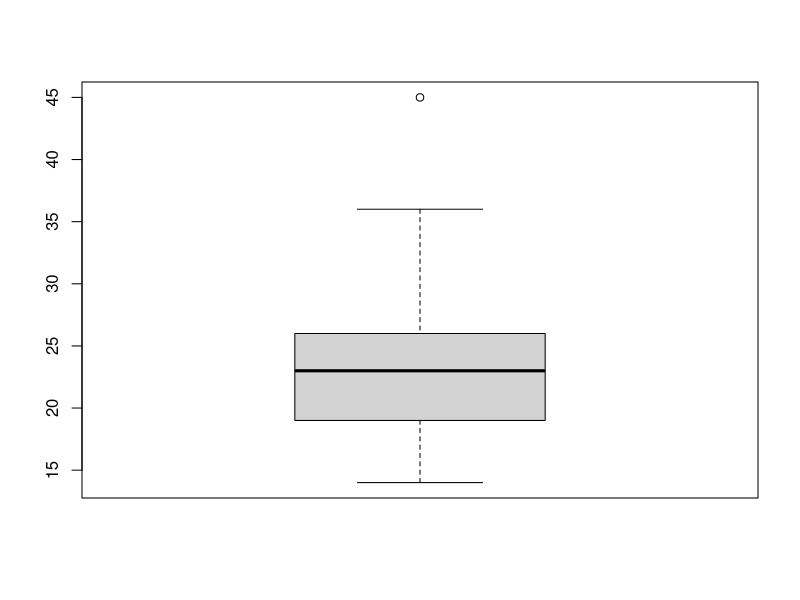
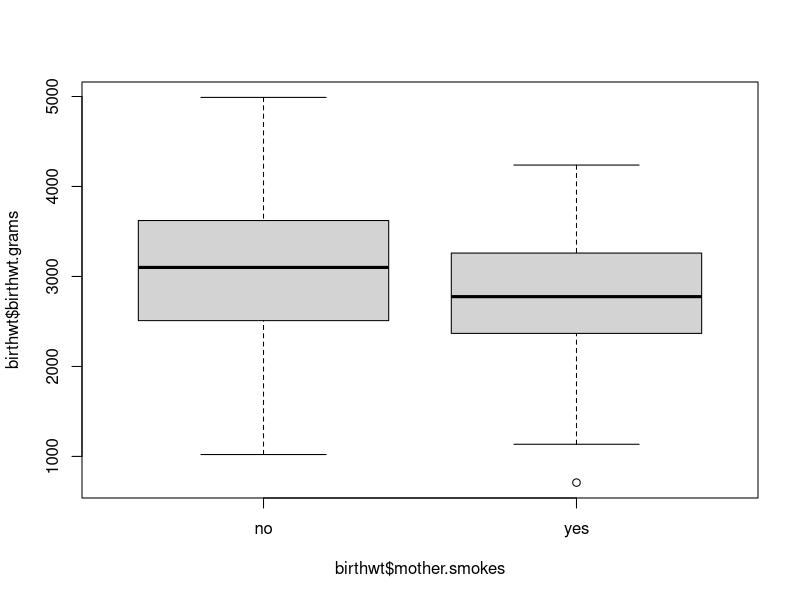
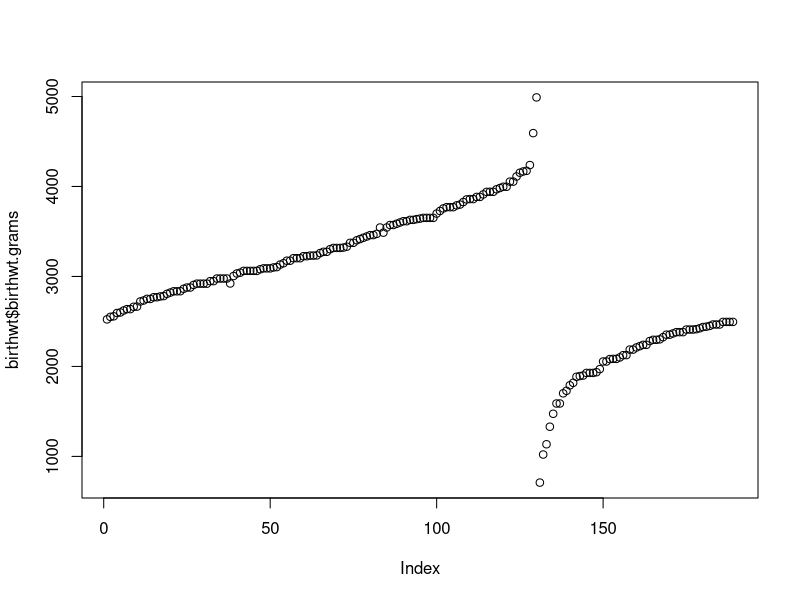
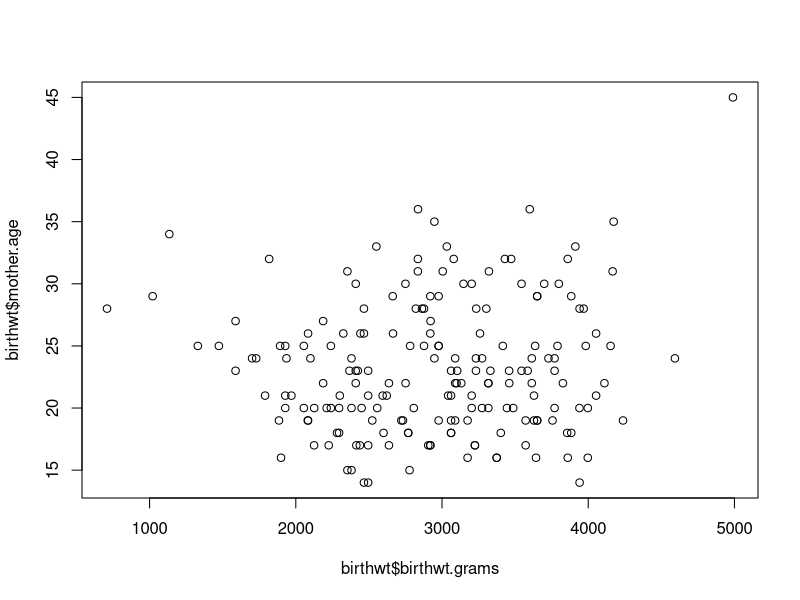
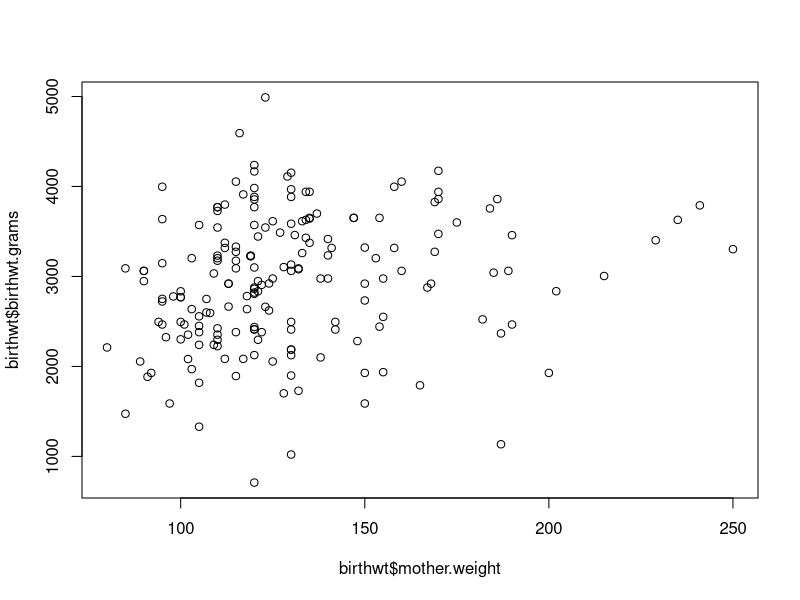
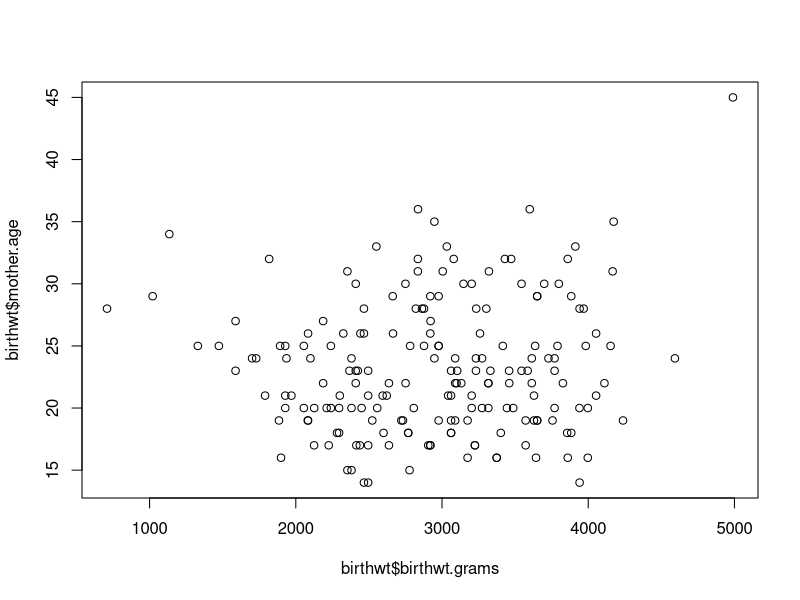
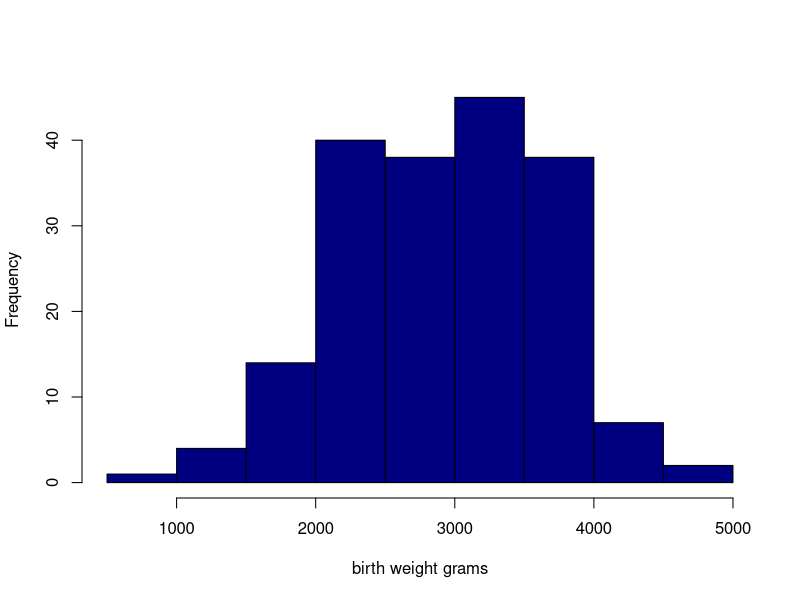
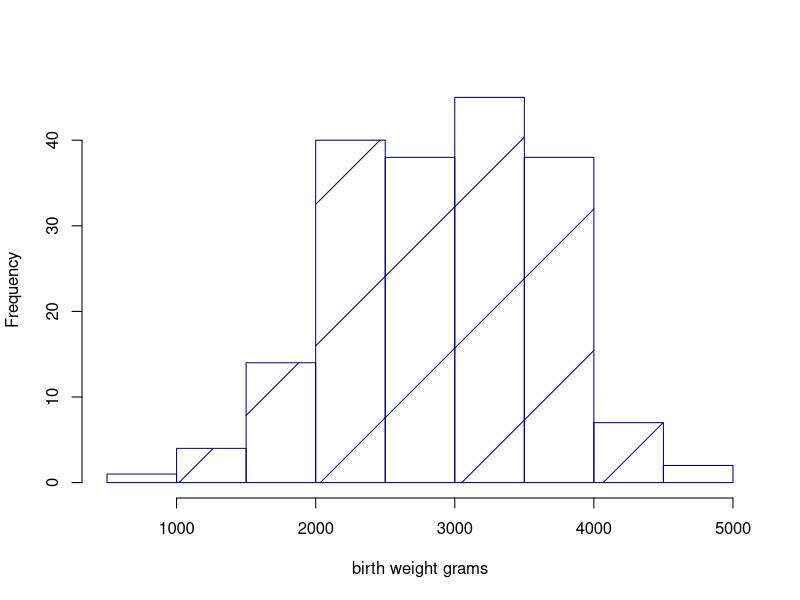

Write the R code that produced these figures, in order.
install.packages("MASS")
library(MASS)
birthwt

#Min can be calculated but it is not logical!

mydata<- data(birthwt)
mydata<- MASS :: birthwt

str(mydata)
#change the column names
colnames(birthwt) <- c("birthwt.below.2500", "mother.age", "mother.weight",
                       "race", "mother.smokes", "previous.prem.labor", "hypertension", 
                       "uterine.irr", "physician.visits", "birthwt.grams")
library(plyr)
birthwt <- transform(birthwt,
                     race = as.factor(mapvalues(race, c(1, 2, 3),
                                                c("white","black", "other"))),
                     mother.smokes = as.factor(mapvalues(mother.smokes,
                                                c(0,1), c("no", "yes"))),
                     hypertension = as.factor(mapvalues(hypertension,
                                               c(0,1), c("no", "yes"))),
                     uterine.irr = as.factor(mapvalues(uterine.irr,
                                              c(0,1), c("no", "yes"))),
                     birthwt.below.2500 = as.factor(mapvalues(birthwt.below.2500,
                                                     c(0,1), c("no", "yes"))))
str(birthwt)
mean(birthwt$mother.age)
sd(birthwt$mother.age)

boxplot(birthwt$mother.age)
boxplot(birthwt$birthwt.grams ~ birthwt$mother.smokes)

min(birthwt[birthwt$mother.smokes=="yes",10])
median(birthwt$birthwt.grams)
IQR(birthwt$birthwt.grams)
sd(birthwt$birthwt.grams)
summary(birthwt$birthwt.grams)
fivenum(birthwt$birthwt.grams)

#tapply function
with(birthwt, tapply(birthwt.grams, INDEX = list(race, mother.smokes), FUN = mean))
#aggregate function
with(birthwt, aggregate(birthwt.grams, by = list(race, mother.smokes), FUN = mean))
with(birthwt, aggregate(birthwt.grams, by = list(race, hypertension), FUN = mean))

with(birthwt, table(birthwt.below.2500, mother.smokes,race))

#plots
plot(birthwt$birthwt.grams)
plot(birthwt$birthwt.grams, birthwt$mother.age)
par(mfrow=c(2,1))
#if I want to go one by one plot , change to c(1,1)
par(mfrow=c(1,1))
plot(birthwt$mother.weight,birthwt$birthwt.grams)
plot(birthwt$birthwt.grams,birthwt$mother.age)

#histograms
hist(birthwt$birthwt.grams,
     xlab = "birth weight grams",
     main = "",
     col = "navyblue")
hist(birthwt$birthwt.grams,
     xlab = "birth weight grams",
     main = "",
     col = "navyblue",
     density = TRUE,
     nclass = 10)

d<-density(birthwt$birthwt.grams)
plot(d)
plot(birthwt$mother.smokes)
